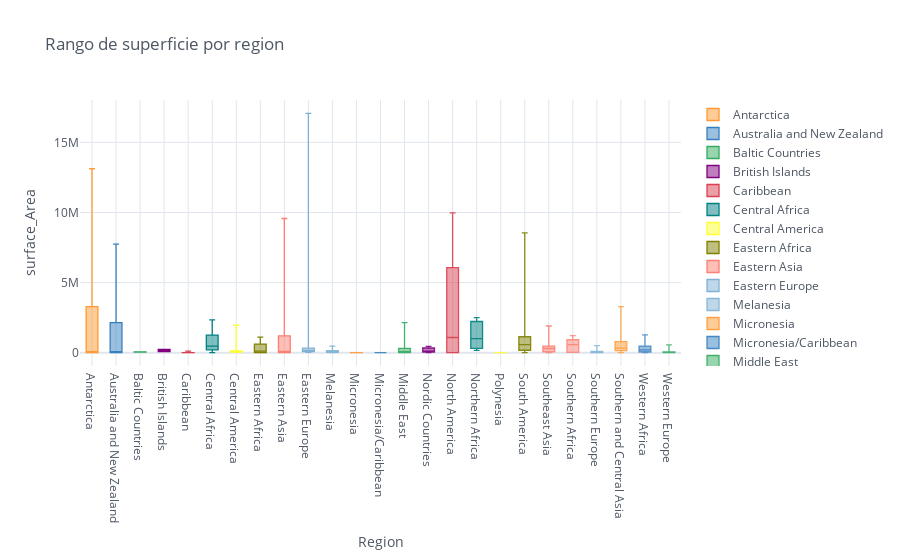

Notebook cell for this chart:
### Code cell
# Boxplot o grafico de caja

Data_res2.iplot(kind='box', xTitle='Region',
                    yTitle='surface_Area', title='Rango de superficie por region')

### Figure 1 — Plotly figure (JSON) as saved in the notebook; plotly's stock layout.template omitted (floating-point values rounded to 4 significant figures; data arrays with more than 128 entries replaced by an {"elided": "..."} marker saying what was removed)
{"data": [{"boxpoints": false, "line": {"width": 1.3}, "marker": {"color": "rgba(255, 153, 51, 1.0)"}, "name": "Antarctica", "orientation": "v", "type": "box", "y": {"elided": "236 int values"}}, {"boxpoints": false, "line": {"width": 1.3}, "marker": {"color": "rgba(55, 128, 191, 1.0)"}, "name": "Australia and New Zealand", "orientation": "v", "type": "box", "y": {"elided": "236 int values"}}, {"boxpoints": false, "line": {"width": 1.3}, "marker": {"color": "rgba(50, 171, 96, 1.0)"}, "name": "Baltic Countries", "orientation": "v", "type": "box", "y": {"elided": "236 int values"}}, {"boxpoints": false, "line": {"width": 1.3}, "marker": {"color": "rgba(128, 0, 128, 1.0)"}, "name": "British Islands", "orientation": "v", "type": "box", "y": {"elided": "236 int values"}}, {"boxpoints": false, "line": {"width": 1.3}, "marker": {"color": "rgba(219, 64, 82, 1.0)"}, "name": "Caribbean", "orientation": "v", "type": "box", "y": {"elided": "236 int values"}}, {"boxpoints": false, "line": {"width": 1.3}, "marker": {"color": "rgba(0, 128, 128, 1.0)"}, "name": "Central Africa", "orientation": "v", "type": "box", "y": {"elided": "236 int values"}}, {"boxpoints": false, "line": {"width": 1.3}, "marker": {"color": "rgba(255, 255, 51, 1.0)"}, "name": "Central America", "orientation": "v", "type": "box", "y": {"elided": "236 int values"}}, {"boxpoints": false, "line": {"width": 1.3}, "marker": {"color": "rgba(128, 128, 0, 1.0)"}, "name": "Eastern Africa", "orientation": "v", "type": "box", "y": {"elided": "236 int values"}}, {"boxpoints": false, "line": {"width": 1.3}, "marker": {"color": "rgba(251, 128, 114, 1.0)"}, "name": "Eastern Asia", "orientation": "v", "type": "box", "y": {"elided": "236 int values"}}, {"boxpoints": false, "line": {"width": 1.3}, "marker": {"color": "rgba(128, 177, 211, 1.0)"}, "name": "Eastern Europe", "orientation": "v", "type": "box", "y": {"elided": "236 int values"}}, {"boxpoints": false, "line": {"width": 1.3}, "marker": {"color": "rgba(128, 177, 211, 0.8999999999999999)"}, "name": "Melanesia", "orientation": "v", "type": "box", "y": {"elided": "236 int values"}}, {"boxpoints": false, "line": {"width": 1.3}, "marker": {"color": "rgba(255, 153, 51, 0.8999999999999999)"}, "name": "Micronesia", "orientation": "v", "type": "box", "y": {"elided": "236 int values"}}, {"boxpoints": false, "line": {"width": 1.3}, "marker": {"color": "rgba(55, 128, 191, 0.8999999999999999)"}, "name": "Micronesia/Caribbean", "orientation": "v", "type": "box", "y": {"elided": "236 int values"}}, {"boxpoints": false, "line": {"width": 1.3}, "marker": {"color": "rgba(50, 171, 96, 0.8999999999999999)"}, "name": "Middle East", "orientation": "v", "type": "box", "y": {"elided": "236 int values"}}, {"boxpoints": false, "line": {"width": 1.3}, "marker": {"color": "rgba(128, 0, 128, 0.8999999999999999)"}, "name": "Nordic Countries", "orientation": "v", "type": "box", "y": {"elided": "236 int values"}}, {"boxpoints": false, "line": {"width": 1.3}, "marker": {"color": "rgba(219, 64, 82, 0.8999999999999999)"}, "name": "North America", "orientation": "v", "type": "box", "y": {"elided": "236 int values"}}, {"boxpoints": false, "line": {"width": 1.3}, "marker": {"color": "rgba(0, 128, 128, 0.8999999999999999)"}, "name": "Northern Africa", "orientation": "v", "type": "box", "y": {"elided": "236 int values"}}, {"boxpoints": false, "line": {"width": 1.3}, "marker": {"color": "rgba(255, 255, 51, 0.8999999999999999)"}, "name": "Polynesia", "orientation": "v", "type": "box", "y": {"elided": "236 int values"}}, {"boxpoints": false, "line": {"width": 1.3}, "marker": {"color": "rgba(128, 128, 0, 0.8999999999999999)"}, "name": "South America", "orientation": "v", "type": "box", "y": {"elided": "236 int values"}}, {"boxpoints": false, "line": {"width": 1.3}, "marker": {"color": "rgba(251, 128, 114, 0.8999999999999999)"}, "name": "Southeast Asia", "orientation": "v", "type": "box", "y": {"elided": "236 int values"}}, {"boxpoints": false, "line": {"width": 1.3}, "marker": {"color": "rgba(251, 128, 114, 0.7999999999999998)"}, "name": "Southern Africa", "orientation": "v", "type": "box", "y": {"elided": "236 int values"}}, {"boxpoints": false, "line": {"width": 1.3}, "marker": {"color": "rgba(128, 177, 211, 0.7999999999999998)"}, "name": "Southern Europe", "orientation": "v", "type": "box", "y": {"elided": "236 float values"}}, {"boxpoints": false, "line": {"width": 1.3}, "marker": {"color": "rgba(255, 153, 51, 0.7999999999999998)"}, "name": "Southern and Central Asia", "orientation": "v", "type": "box", "y": {"elided": "236 int values"}}, {"boxpoints": false, "line": {"width": 1.3}, "marker": {"color": "rgba(55, 128, 191, 0.7999999999999998)"}, "name": "Western Africa", "orientation": "v", "type": "box", "y": {"elided": "236 int values"}}, {"boxpoints": false, "line": {"width": 1.3}, "marker": {"color": "rgba(50, 171, 96, 0.7999999999999998)"}, "name": "Western Europe", "orientation": "v", "type": "box", "y": {"elided": "236 float values"}}], "layout": {"legend": {"bgcolor": "#FFFFFF", "font": {"color": "#4D5663"}}, "paper_bgcolor": "#FFFFFF", "plot_bgcolor": "#FFFFFF", "title": {"font": {"color": "#4D5663"}, "text": "Rango de superficie por region"}, "xaxis": {"gridcolor": "#E1E5ED", "showgrid": true, "tickfont": {"color": "#4D5663"}, "title": {"font": {"color": "#4D5663"}, "text": "Region"}, "zerolinecolor": "#E1E5ED"}, "yaxis": {"gridcolor": "#E1E5ED", "showgrid": true, "tickfont": {"color": "#4D5663"}, "title": {"font": {"color": "#4D5663"}, "text": "surface_Area"}, "zerolinecolor": "#E1E5ED"}}}
